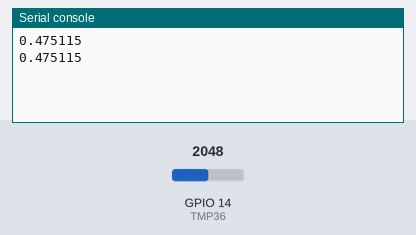
The program below on a simulated ESP32 board running MicroPython. Shown: the last lines printed to the serial console. Inputs (shaded band) come from the test bench; at power-on: GPIO 14 (TMP36) = 2048 (analog values on the 0–4095 scale).

Above: at 1.2 s.
1.3 s: GPIO 14 (TMP36) set to 2866
At 2.4 s:
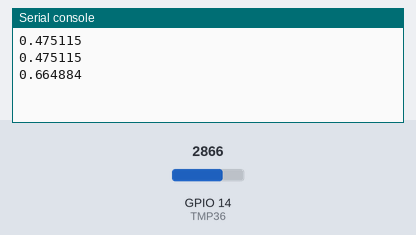
2.8 s: GPIO 14 (TMP36) set to 3603
At 3.8 s:
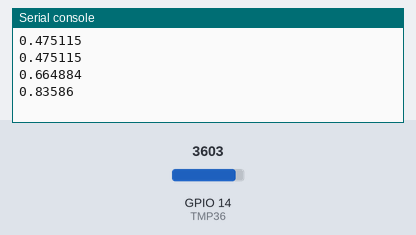
Timing chart, 0 to 5.8 s (numbered marks = the images above; inputs shaded):
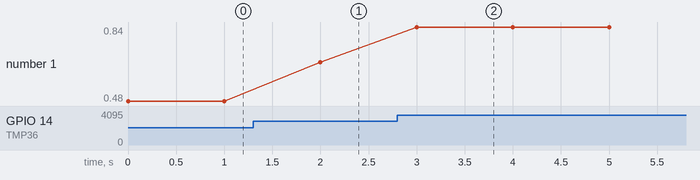

Measured:
- after the input at 1.3 s, the serial console: prints a new line after 0.70 s (image 1)
- after the input at 2.8 s, the serial console: prints a new line after 0.20 s (image 2)
- plotted number 1: 0.48 → 0.66 after the input at 1.3 s, 0.66 → 0.84 after the input at 2.8 s

The program:

9_1_ESP32_Arduino_voltaje.py
```python
"""
MICROPYTHON EN PROYECTOS
Beatriz Padín / Adriana Dapena
Capítulo 9: Cambio climático
---------------------------------------
Se lee el voltaje de salida del sensor TMP36
en el ESP32 o el Arduino Nano ESP32.
"""

from machine import Pin, ADC
from time import sleep

# Sensor de temperatura TMP36 conectado al GPIO14
TMP36 = ADC(Pin(14))

while True:
    # Lectura del voltaje en voltios
    voltaje = TMP36.read_uv()/1000000
    print(voltaje)
    sleep(1)
```
